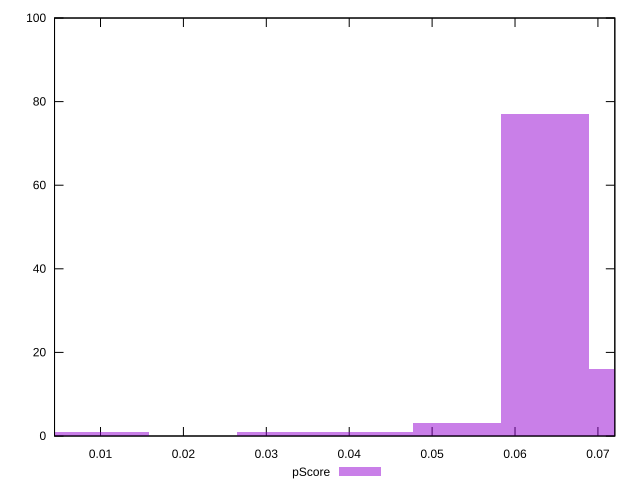

Source code (gnuplot):
reset

$pScore <<EOF
0 1
0.010602033074829185 1
0.04240813229931674 1
0.03180609922448756 1
0.06361219844897512 77
0.0742142315238043 16
0.05301016537414592 3
EOF

set key outside below
set boxwidth 0.010602033074829185
set xrange [0.004454066823842862:0.07203866746883453]
set yrange [0:100]
set trange [0:100]
set style fill transparent solid 0.5 noborder
set terminal svg size 640, 490 enhanced background rgb 'white'
set output "report_00017_2021-02-10T15-08-03.406Z/largest-contentful-paint/samples/pages+cached+noadtech+nomedia/pScore/histogram.svg"

plot $pScore title "pScore" with boxes

reset
